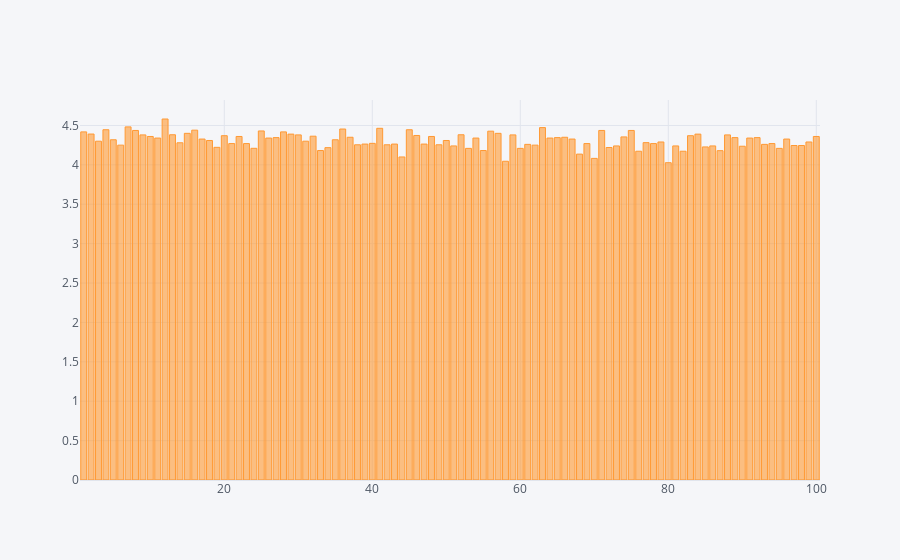

The code cell stored with this chart in its notebook:
### Markdown cell above
We can see that when the rank high, the number of people who rated the product are also high.

### Code cell
amazon_bs.groupby('rank').agg('mean')['rating'].iplot(kind="bar")

### Figure 1 — Plotly figure (JSON) as saved in the notebook; plotly's stock layout.template omitted (floating-point values rounded to 4 significant figures)
{"data": [{"marker": {"color": "rgba(255, 153, 51, 0.6)", "line": {"color": "rgba(255, 153, 51, 1.0)", "width": 1}}, "name": "rating", "orientation": "v", "text": "", "type": "bar", "x": [1, 2, 3, 4, 5, 6, 7, 8, 9, 10, 11, 12, 13, 14, 15, 16, 17, 18, 19, 20, 21, 22, 23, 24, 25, 26, 27, 28, 29, 30, 31, 32, 33, 34, 35, 36, 37, 38, 39, 40, 41, 42, 43, 44, 45, 46, 47, 48, 49, 50, 51, 52, 53, 54, 55, 56, 57, 58, 59, 60, 61, 62, 63, 64, 65, 66, 67, 68, 69, 70, 71, 72, 73, 74, 75, 76, 77, 78, 79, 80, 81, 82, 83, 84, 85, 86, 87, 88, 89, 90, 91, 92, 93, 94, 95, 96, 97, 98, 99, 100], "y": [4.418, 4.391, 4.3, 4.445, 4.318, 4.25, 4.482, 4.436, 4.38, 4.36, 4.34, 4.582, 4.382, 4.28, 4.4, 4.44, 4.327, 4.309, 4.222, 4.37, 4.27, 4.36, 4.27, 4.21, 4.43, 4.34, 4.345, 4.418, 4.39, 4.38, 4.3, 4.364, 4.182, 4.218, 4.318, 4.455, 4.35, 4.255, 4.264, 4.273, 4.464, 4.255, 4.264, 4.1, 4.445, 4.373, 4.264, 4.36, 4.255, 4.309, 4.24, 4.382, 4.209, 4.34, 4.182, 4.427, 4.4, 4.045, 4.38, 4.209, 4.26, 4.25, 4.473, 4.34, 4.345, 4.35, 4.327, 4.136, 4.27, 4.082, 4.436, 4.22, 4.24, 4.355, 4.436, 4.173, 4.282, 4.27, 4.29, 4.027, 4.24, 4.173, 4.37, 4.39, 4.227, 4.24, 4.18, 4.38, 4.345, 4.236, 4.34, 4.345, 4.26, 4.27, 4.209, 4.327, 4.245, 4.245, 4.29, 4.36]}], "layout": {"legend": {"bgcolor": "#F5F6F9", "font": {"color": "#4D5663"}}, "paper_bgcolor": "#F5F6F9", "plot_bgcolor": "#F5F6F9", "title": {"font": {"color": "#4D5663"}}, "xaxis": {"gridcolor": "#E1E5ED", "showgrid": true, "tickfont": {"color": "#4D5663"}, "title": {"font": {"color": "#4D5663"}, "text": ""}, "zerolinecolor": "#E1E5ED"}, "yaxis": {"gridcolor": "#E1E5ED", "showgrid": true, "tickfont": {"color": "#4D5663"}, "title": {"font": {"color": "#4D5663"}, "text": ""}, "zerolinecolor": "#E1E5ED"}}}
